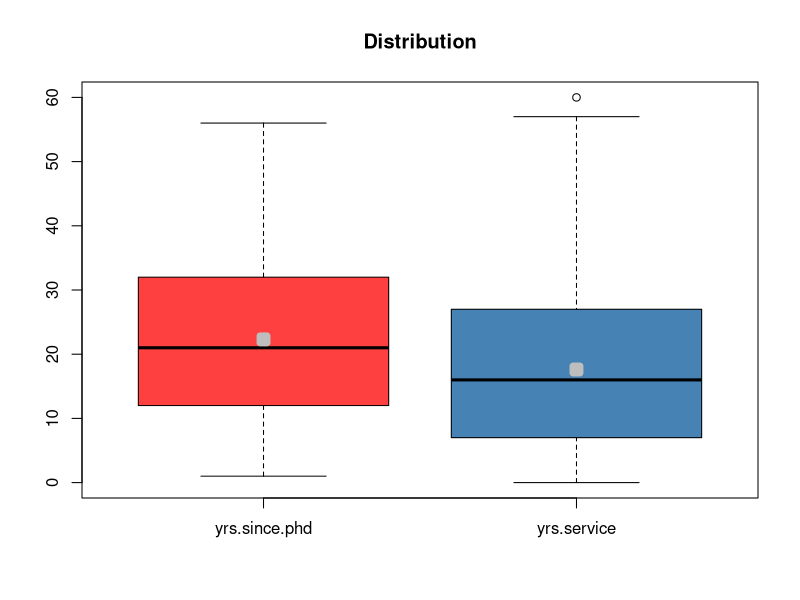
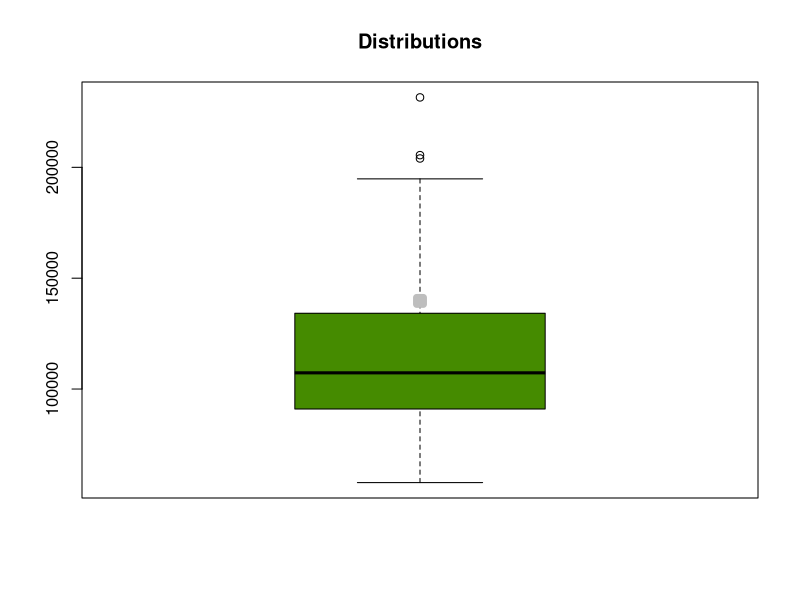
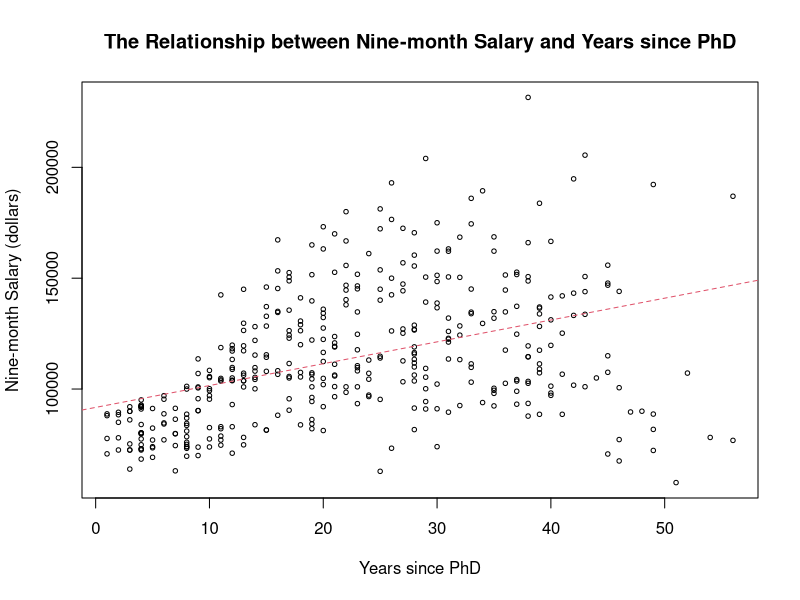
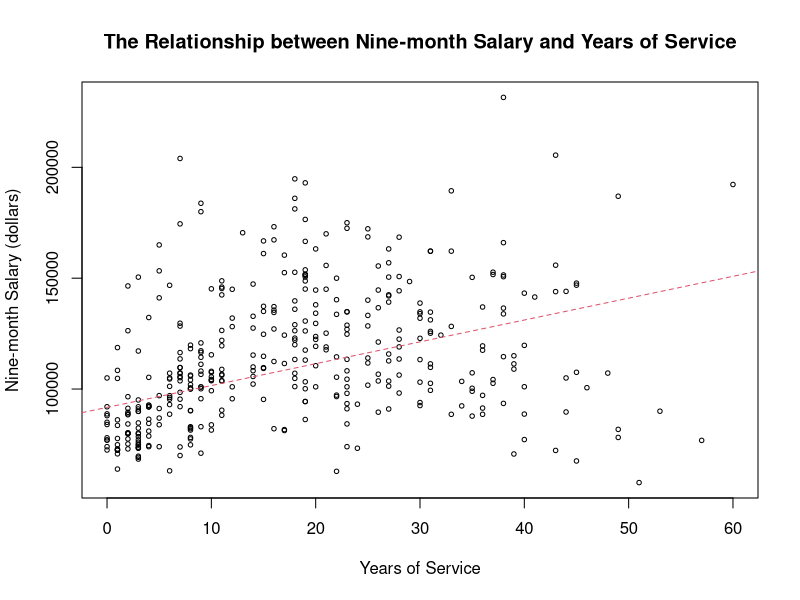
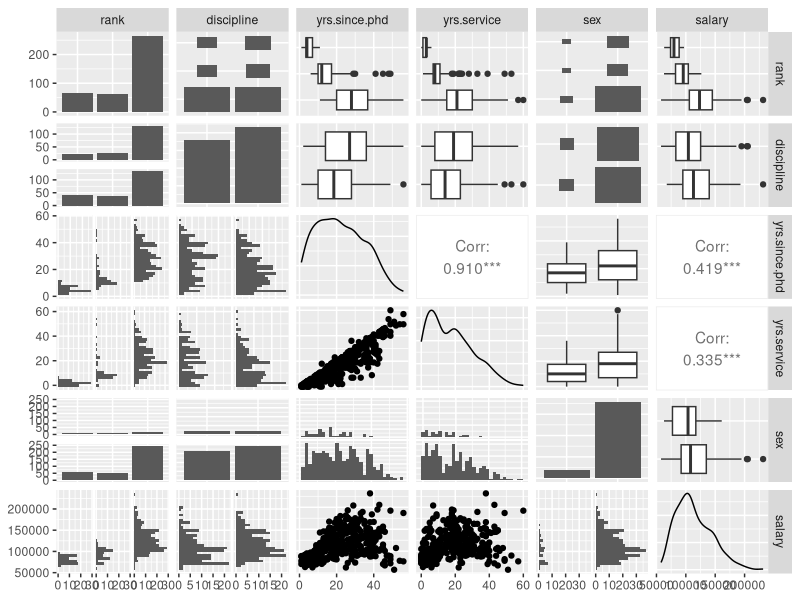
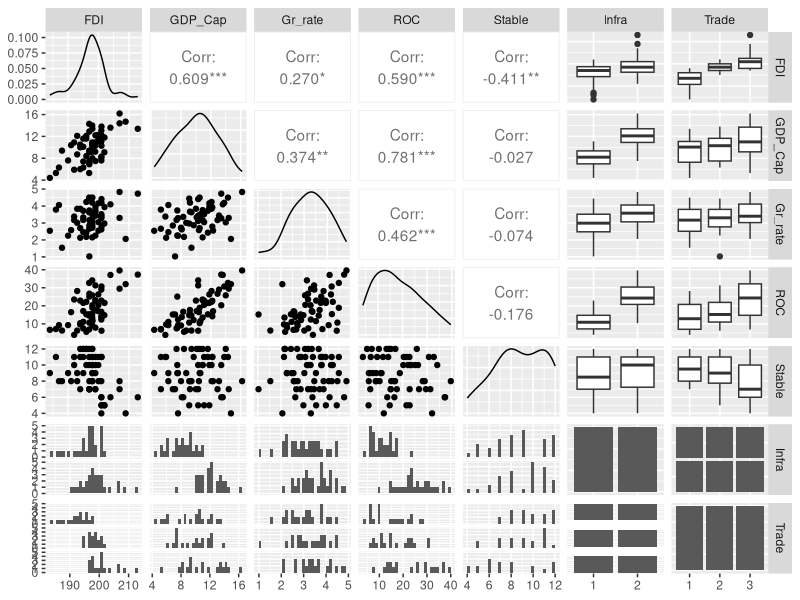

The R source for these figures, in order:
## ---- chunk 1
library(carData)
library(tidyverse)
library(GGally)
## ---- chunk 2
head(Salaries)
## ---- chunk 3
Salaries$salary
## ---- chunk 4
attach(Salaries)
## ---- chunk 5
salary
## ---- chunk 6
glimpse(Salaries)
## ---- chunk 7
summary(Salaries)
## ---- chunk 8
boxplot(Salaries[,3:4], col = c('brown1', 'steelblue'), main = "Distribution")
means <- sapply(Salaries[,3:4], mean)
points(means, col = "gray", pch = 22, lwd = 7)
## ---- chunk 9
boxplot(salary, col = c('chartreuse4'), main = "Distributions")
means <- sapply(salary, mean)
points(means, col = "gray", pch = 22, lwd = 7)
## ---- chunk 10
plot(salary ~ yrs.since.phd, cex =.6, main = "The Relationship between Nine-month Salary and Years since PhD", xlab = "Years since PhD", ylab = "Nine-month Salary (dollars)")

model1 <- lm(salary ~ yrs.since.phd)

abline(model1, lty = 2, col = 2)
## ---- chunk 11
summary(model1)
## ---- chunk 12
plot(salary ~ yrs.service, cex =.6, main = "The Relationship between Nine-month Salary and Years of Service", xlab = "Years of Service", ylab = "Nine-month Salary (dollars)")

model2 <- lm(salary ~ yrs.service)

abline(model1, lty = 2, col = 2)
## ---- chunk 13
summary(model2)
## ---- chunk 14
mr_model <- lm(salary ~ yrs.since.phd + yrs.service)
summary(mr_model)
## ---- chunk 15
qf(0.95, 2, 394)
## ---- chunk 16
qt(0.95, 394)
## ---- chunk 17
qt(0.95, 394)
## ---- chunk 18
# if you are starting a fresh R session, don't forget to:

# load the package
library(carData)

# attach the dataset
attach(Salaries)
## ---- chunk 19
attributes(sex)
## ---- chunk 20
unclass(sex)
## ---- chunk 21
options("contrasts")
## ---- chunk 22
contrasts(sex)
## ---- chunk 23
Salaries %>% 
  select(salary, sex) %>%   
  group_by(sex) %>% 
  summarise(mean=mean(salary))
## ---- chunk 24
lm(salary ~  sex)
## ---- chunk 25
ggpairs(Salaries)
## ---- chunk 26
model_1 <- lm(salary ~ ., data = Salaries)

summary(model_1)
## ---- chunk 27
model_2 <- update(model_1,~. - sex) 

summary(model_2)
## ---- chunk 28
qt(0.95, 391)
## ---- chunk 29
coef(model_2)
## ---- chunk 30
model_2_1 <- lm(salary ~  0 + rank + discipline + yrs.since.phd + yrs.service)

summary(model_2_1)
## ---- chunk 31
library(tidyverse)
# you should have already installed this package as part of the previous Demonstration
library(GGally)
## ---- chunk 32
mydataq1 <- read.csv("data/FDI.csv", header = T) 
## ---- chunk 33
glimpse(mydataq1)
## ---- chunk 34
mydataq1 <- mydataq1 %>%
  mutate(Infra = as_factor(Infra),
         Trade = as_factor(Trade)
         )
## ---- chunk 35
GGally::ggpairs(mydataq1)
## ---- chunk 36
contrasts(mydataq1$Infra)
## ---- chunk 37
contrasts(mydataq1$Trade)
## ---- chunk 38
m1 <- lm(FDI ~ GDP_Cap + Gr_rate + ROC + Stable + Infra + Trade, data = mydataq1)
## ---- chunk 39
summary(m1)
## ---- chunk 40
m2 <- lm(FDI ~ GDP_Cap + Gr_rate + Stable + Infra + Trade, data = mydataq1)

# or 

m2 <- update(m1,~. - ROC, data = mydataq1) 
## ---- chunk 41
summary(m2)
## ---- chunk 42
m3 <- update(m2,~. - Infra, data = mydataq1) 
## ---- chunk 43
summary(m3)
## ---- chunk 44
m4 <- update(m3,~. - Gr_rate, data = mydataq1) 
## ---- chunk 45
summary(m4)
## ---- chunk 46
189.4274 + 0.9109*11.1 - 0.5411*11 + 4.8837
